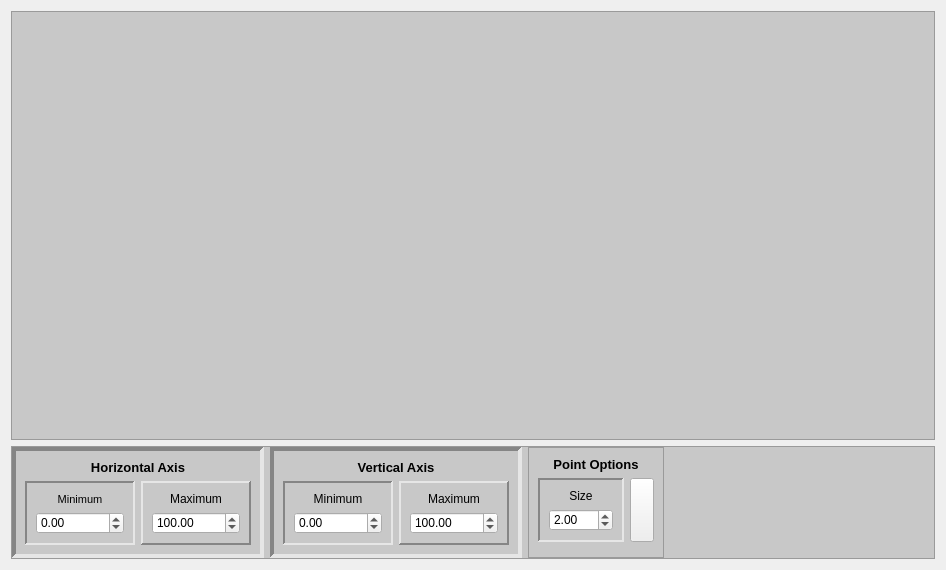
<?xml version="1.0" encoding="UTF-8"?>
<ui version="4.0">
 <class>widgetChart</class>
 <widget class="QWidget" name="widgetChart">
  <property name="geometry">
   <rect>
    <x>0</x>
    <y>0</y>
    <width>946</width>
    <height>570</height>
   </rect>
  </property>
  <property name="windowTitle">
   <string>Form</string>
  </property>
  <property name="styleSheet">
   <string notr="true">QFrame{background-color:rgb(200, 200, 200);
color: rgb(0, 0, 0);

}
</string>
  </property>
  <layout class="QVBoxLayout" name="verticalLayout">
   <item>
    <widget class="QFrame" name="frame_chart">
     <property name="sizePolicy">
      <sizepolicy hsizetype="Preferred" vsizetype="Preferred">
       <horstretch>0</horstretch>
       <verstretch>1</verstretch>
      </sizepolicy>
     </property>
     <property name="frameShape">
      <enum>QFrame::StyledPanel</enum>
     </property>
     <property name="frameShadow">
      <enum>QFrame::Raised</enum>
     </property>
     <layout class="QVBoxLayout" name="verticalLayout_8">
      <property name="spacing">
       <number>0</number>
      </property>
      <property name="leftMargin">
       <number>0</number>
      </property>
      <property name="topMargin">
       <number>0</number>
      </property>
      <property name="rightMargin">
       <number>0</number>
      </property>
      <property name="bottomMargin">
       <number>0</number>
      </property>
     </layout>
    </widget>
   </item>
   <item>
    <widget class="QFrame" name="frame_2">
     <property name="frameShape">
      <enum>QFrame::StyledPanel</enum>
     </property>
     <property name="frameShadow">
      <enum>QFrame::Raised</enum>
     </property>
     <layout class="QHBoxLayout" name="horizontalLayout">
      <property name="leftMargin">
       <number>0</number>
      </property>
      <property name="topMargin">
       <number>0</number>
      </property>
      <property name="rightMargin">
       <number>0</number>
      </property>
      <property name="bottomMargin">
       <number>0</number>
      </property>
      <item>
       <widget class="QFrame" name="frame_3">
        <property name="styleSheet">
         <string notr="true"/>
        </property>
        <property name="frameShape">
         <enum>QFrame::Panel</enum>
        </property>
        <property name="frameShadow">
         <enum>QFrame::Sunken</enum>
        </property>
        <property name="lineWidth">
         <number>4</number>
        </property>
        <layout class="QFormLayout" name="formLayout">
         <item row="1" column="0">
          <widget class="QFrame" name="frame_5">
           <property name="frameShape">
            <enum>QFrame::Panel</enum>
           </property>
           <property name="frameShadow">
            <enum>QFrame::Sunken</enum>
           </property>
           <property name="lineWidth">
            <number>2</number>
           </property>
           <layout class="QVBoxLayout" name="verticalLayout_4">
            <item>
             <widget class="QLabel" name="label_3">
              <property name="font">
               <font>
                <pointsize>8</pointsize>
               </font>
              </property>
              <property name="text">
               <string>Minimum</string>
              </property>
              <property name="alignment">
               <set>Qt::AlignCenter</set>
              </property>
             </widget>
            </item>
            <item>
             <widget class="QDoubleSpinBox" name="doubleSpinBox_minX">
              <property name="minimum">
               <double>-999999999.000000000000000</double>
              </property>
              <property name="maximum">
               <double>999999999.000000000000000</double>
              </property>
             </widget>
            </item>
           </layout>
          </widget>
         </item>
         <item row="1" column="1">
          <widget class="QFrame" name="frame_6">
           <property name="frameShape">
            <enum>QFrame::Panel</enum>
           </property>
           <property name="frameShadow">
            <enum>QFrame::Raised</enum>
           </property>
           <property name="lineWidth">
            <number>2</number>
           </property>
           <layout class="QVBoxLayout" name="verticalLayout_5">
            <item>
             <widget class="QLabel" name="label_4">
              <property name="text">
               <string>Maximum</string>
              </property>
              <property name="alignment">
               <set>Qt::AlignCenter</set>
              </property>
             </widget>
            </item>
            <item>
             <widget class="QDoubleSpinBox" name="doubleSpinBox_maxX">
              <property name="minimum">
               <double>-999999999.000000000000000</double>
              </property>
              <property name="maximum">
               <double>999999999.000000000000000</double>
              </property>
              <property name="value">
               <double>100.000000000000000</double>
              </property>
             </widget>
            </item>
           </layout>
          </widget>
         </item>
         <item row="0" column="0" colspan="2">
          <widget class="QLabel" name="label">
           <property name="font">
            <font>
             <pointsize>10</pointsize>
             <weight>75</weight>
             <bold>true</bold>
            </font>
           </property>
           <property name="text">
            <string>Horizontal Axis</string>
           </property>
           <property name="alignment">
            <set>Qt::AlignCenter</set>
           </property>
          </widget>
         </item>
        </layout>
       </widget>
      </item>
      <item>
       <widget class="QFrame" name="frame_4">
        <property name="frameShape">
         <enum>QFrame::Panel</enum>
        </property>
        <property name="frameShadow">
         <enum>QFrame::Sunken</enum>
        </property>
        <property name="lineWidth">
         <number>4</number>
        </property>
        <layout class="QFormLayout" name="formLayout_2">
         <item row="1" column="0">
          <widget class="QFrame" name="frame_7">
           <property name="frameShape">
            <enum>QFrame::Panel</enum>
           </property>
           <property name="frameShadow">
            <enum>QFrame::Sunken</enum>
           </property>
           <property name="lineWidth">
            <number>2</number>
           </property>
           <layout class="QVBoxLayout" name="verticalLayout_7">
            <item>
             <widget class="QLabel" name="label_2">
              <property name="text">
               <string>Minimum</string>
              </property>
              <property name="alignment">
               <set>Qt::AlignCenter</set>
              </property>
             </widget>
            </item>
            <item>
             <widget class="QDoubleSpinBox" name="doubleSpinBox_minY">
              <property name="minimum">
               <double>-999999999.000000000000000</double>
              </property>
              <property name="maximum">
               <double>999999999.000000000000000</double>
              </property>
             </widget>
            </item>
           </layout>
          </widget>
         </item>
         <item row="1" column="1">
          <widget class="QFrame" name="frame_8">
           <property name="frameShape">
            <enum>QFrame::Panel</enum>
           </property>
           <property name="frameShadow">
            <enum>QFrame::Raised</enum>
           </property>
           <property name="lineWidth">
            <number>2</number>
           </property>
           <layout class="QVBoxLayout" name="verticalLayout_6">
            <item>
             <widget class="QLabel" name="label_5">
              <property name="text">
               <string>Maximum</string>
              </property>
              <property name="alignment">
               <set>Qt::AlignCenter</set>
              </property>
             </widget>
            </item>
            <item>
             <widget class="QDoubleSpinBox" name="doubleSpinBox_maxY">
              <property name="minimum">
               <double>-999999999.000000000000000</double>
              </property>
              <property name="maximum">
               <double>999999999.000000000000000</double>
              </property>
              <property name="value">
               <double>100.000000000000000</double>
              </property>
             </widget>
            </item>
           </layout>
          </widget>
         </item>
         <item row="0" column="0" colspan="2">
          <widget class="QLabel" name="label_6">
           <property name="font">
            <font>
             <pointsize>10</pointsize>
             <weight>75</weight>
             <bold>true</bold>
            </font>
           </property>
           <property name="text">
            <string>Vertical Axis</string>
           </property>
           <property name="alignment">
            <set>Qt::AlignCenter</set>
           </property>
          </widget>
         </item>
        </layout>
       </widget>
      </item>
      <item>
       <widget class="QFrame" name="frame">
        <property name="frameShape">
         <enum>QFrame::StyledPanel</enum>
        </property>
        <property name="frameShadow">
         <enum>QFrame::Raised</enum>
        </property>
        <layout class="QFormLayout" name="formLayout_3">
         <item row="0" column="0" colspan="2">
          <widget class="QLabel" name="label_9">
           <property name="font">
            <font>
             <pointsize>10</pointsize>
             <weight>75</weight>
             <bold>true</bold>
            </font>
           </property>
           <property name="text">
            <string>Point Options</string>
           </property>
           <property name="alignment">
            <set>Qt::AlignCenter</set>
           </property>
          </widget>
         </item>
         <item row="2" column="0">
          <widget class="QFrame" name="frame_10">
           <property name="frameShape">
            <enum>QFrame::Panel</enum>
           </property>
           <property name="frameShadow">
            <enum>QFrame::Sunken</enum>
           </property>
           <property name="lineWidth">
            <number>2</number>
           </property>
           <layout class="QVBoxLayout" name="verticalLayout_10">
            <item>
             <widget class="QLabel" name="label_8">
              <property name="text">
               <string>Size</string>
              </property>
              <property name="alignment">
               <set>Qt::AlignCenter</set>
              </property>
             </widget>
            </item>
            <item>
             <widget class="QDoubleSpinBox" name="doubleSpinBox_pointSize">
              <property name="minimum">
               <double>0.000000000000000</double>
              </property>
              <property name="maximum">
               <double>100.000000000000000</double>
              </property>
              <property name="value">
               <double>2.000000000000000</double>
              </property>
             </widget>
            </item>
           </layout>
          </widget>
         </item>
         <item row="2" column="1">
          <widget class="QToolButton" name="toolButton_color">
           <property name="sizePolicy">
            <sizepolicy hsizetype="Minimum" vsizetype="Minimum">
             <horstretch>0</horstretch>
             <verstretch>0</verstretch>
            </sizepolicy>
           </property>
           <property name="text">
            <string/>
           </property>
          </widget>
         </item>
        </layout>
       </widget>
      </item>
      <item>
       <spacer name="horizontalSpacer">
        <property name="orientation">
         <enum>Qt::Horizontal</enum>
        </property>
        <property name="sizeHint" stdset="0">
         <size>
          <width>40</width>
          <height>20</height>
         </size>
        </property>
       </spacer>
      </item>
     </layout>
    </widget>
   </item>
  </layout>
 </widget>
 <resources/>
 <connections/>
</ui>
